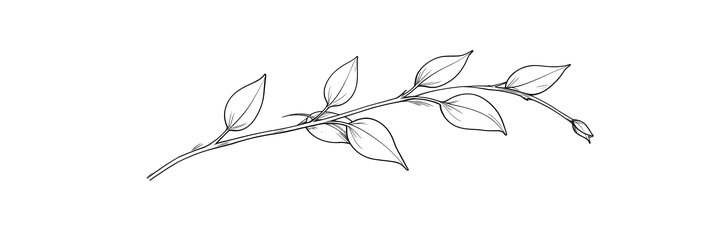
#> input picture assets/images/a08-transition-branch.webp, 720 x 239 px, given in place of a09-selected.png, which was not available
$ python export-state-art.py
#> lines starting #> are read from the running program, lines starting #| are printed output that depends on the picture
#!/usr/bin/env python3
"""Export the selected E05 master; preserve alpha and record the exact crop."""
import hashlib
import json
from pathlib import Path
from PIL import Image

ROOT = Path(__file__).resolve().parent.parent
SOURCE = ROOT / 'art-work/states/a09-selected.png'
TARGET = ROOT / 'assets/images/a09-empty-state.webp'


def main():
  with Image.open(SOURCE) as image:
#> image is the input picture: PIL image 720x239 RGBA; mean R, G, B, A 1, 1, 1, 4.5
    image = image.convert('RGBA')
    # Full square preserves the ahoge, hands and elbows; no content crop.
    crop = [0, 0, image.width, image.height]
#> crop = [0, 0, 720, 239]
    image.crop(crop).resize((320, 320), Image.Resampling.LANCZOS).save(
      TARGET, 'WEBP', quality=90, method=6, exact=True)
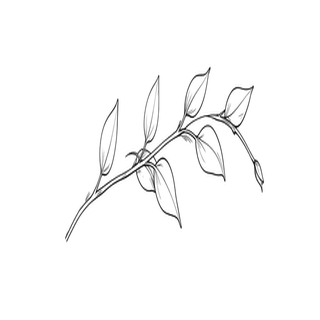
#> saved as a09-empty-state.webp: PIL image 320x320 RGBA; mean R, G, B, A 0.7, 0.7, 0.7, 4.7; transparent parts drawn white
  size = TARGET.stat().st_size
  if size > 40 * 1024:
    raise SystemExit(f'State art exceeds 40 KiB: {size}')
  record = {
    'file': TARGET.relative_to(ROOT).as_posix(),
    'source': SOURCE.relative_to(ROOT).as_posix(),
    'sourceSha256': hashlib.sha256(SOURCE.read_bytes()).hexdigest(),
    'crop': crop, 'width': 320, 'height': 320, 'quality': 90,
    'alpha': 'preserved; CSS paper background', 'bytes': size,
    'sha256': hashlib.sha256(TARGET.read_bytes()).hexdigest(),
  }
  (ROOT / 'docs/state-assets.json').write_text(
    json.dumps(record, ensure_ascii=False, indent=2) + '\n', encoding='utf-8')
  print(json.dumps(record, ensure_ascii=False))
#> (printed output is left out)


if __name__ == '__main__':
  main()

$ run again, on assets/images/about-reading-1280.webp
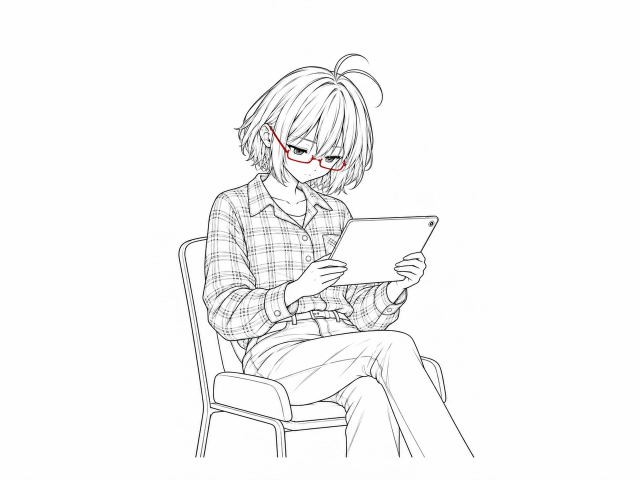
#> input picture assets/images/about-reading-1280.webp, 1280 x 960 px, given in place of a09-selected.png, which was not available (shown at 1/2 size)
#> in main, image is the input picture: PIL image 1280x960 RGB; mean R, G, B 247.1, 247.1, 247.1
#> image: PIL image 1280x960 RGBA
#> in main, `image.crop(crop).resize((320, 320), Image.Resampling.LANCZOS).save( TA..`:
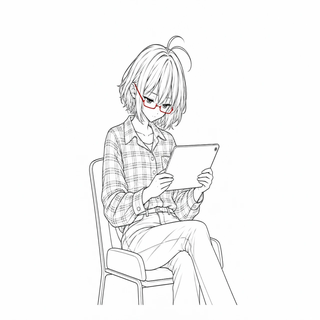
#> saved as a09-empty-state.webp: PIL image 320x320 RGBA; mean R, G, B, A 246.9, 246.8, 246.8, 255
#> (printed output is left out)
